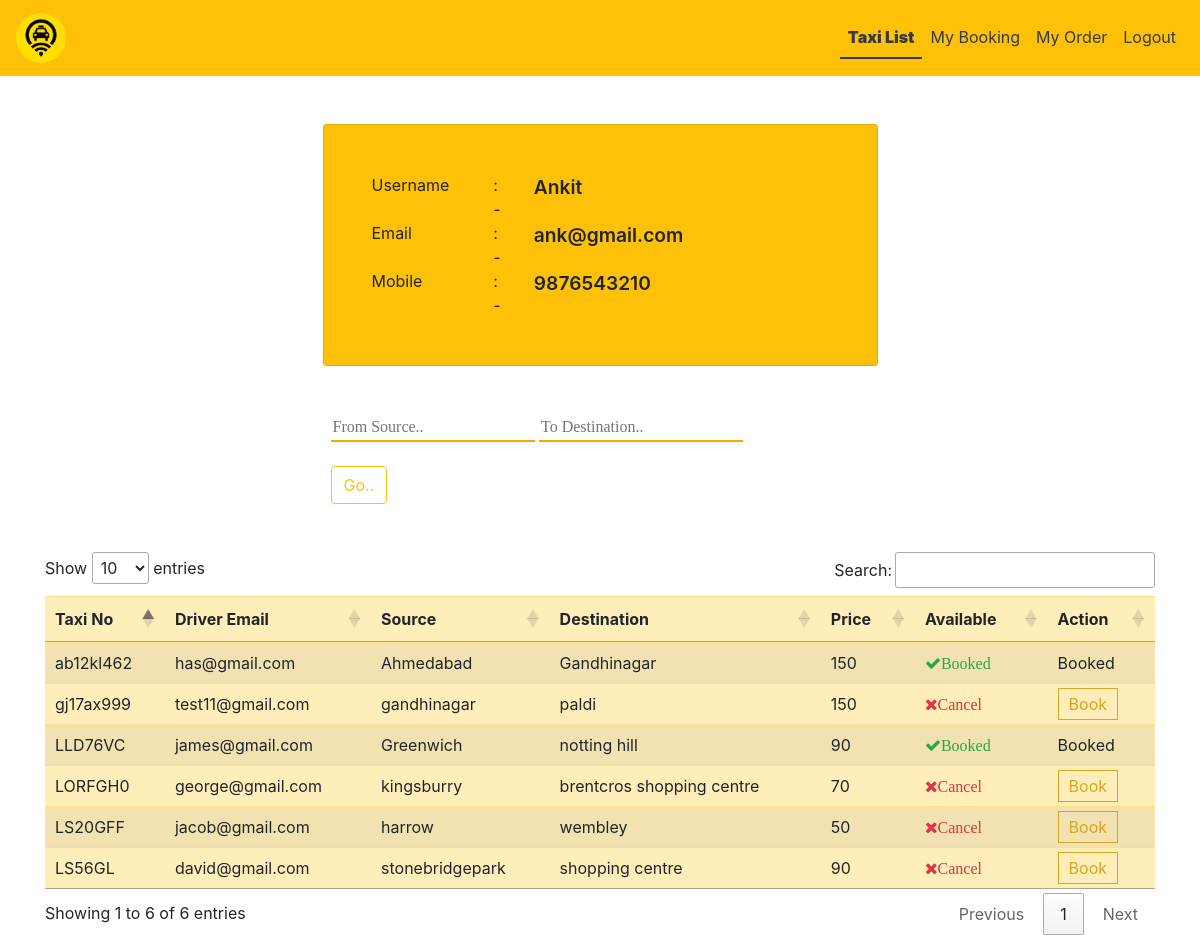
Screenshot of /search/ (signed in) with the database file from the repository.
### app1/models.py (models this page shows, shortened)
class Registeration(models.Model):
    name=models.CharField(max_length=30,null=True)
    mobile=models.CharField(max_length=30,null=True)
    email=models.EmailField()
    password=models.CharField(max_length=30,null=True)
    city=models.CharField(max_length=40,null=True)
    country=models.CharField(max_length=40,null=True)
    pincode=models.CharField(max_length=30,null=True)
    def __str__(self) -> str:
        return self.email

class TaxiDetails(models.Model):
    taxi_no=models.CharField(max_length=15,null=True)
    driver=models.ForeignKey(DriverRegisteration,on_delete=models.CASCADE)
    source=models.CharField(max_length=40,null=True)
    destination=models.CharField(max_length=40,null=True)
    price=models.IntegerField(null=True)
    is_booked=models.BooleanField(default=False)
    is_accepted=models.BooleanField(default=False)

class DriverRegisteration(models.Model):
    name=models.CharField(max_length=30,null=True)
    mobile=models.CharField(max_length=30,null=True)
    email=models.EmailField()
    password=models.CharField(max_length=30,null=True)
    badge_number=models.CharField(max_length=20,unique=True,null=True)
    def __str__(self) -> str:
        return self.email

### app1/views.py (the view, shortened to what this page needs)
# urls.py: path('search/',search,name='search'),
def search(request):
    if 'email1' in request.session:
        user=Registeration.objects.get(email=request.session['email1'])
        print(user)
        med = TaxiDetails.objects.all()
        data = {
            'med':med,
            'user':user
        }
        return render(request,'sear.html',data)
    else:
        return redirect('signin')

### app1/templates/sear.html (shortened to what this page needs)
{% load static %}
<!DOCTYPE html>
<html lang="en">
  <head>
    <link
      rel="stylesheet"
      href="https://cdn.jsdelivr.net/npm/bootstrap@4.6.2/dist/css/bootstrap.min.css" />
    <link
      rel="stylesheet"
      href="https://cdnjs.cloudflare.com/ajax/libs/font-awesome/4.7.0/css/font-awesome.min.css" />
    <link
      rel="stylesheet"
      href="https://cdn.datatables.net/1.13.1/css/jquery.dataTables.min.css" />
  </head>
  <body>
    <nav class="navbar navbar-expand-md bg-warning navbar-light">
      <a class="navbar-brand text-dark" href="/search/"
        ><img
          src="{% static  'img/logo.png'%}"
          style="border-radius: 50%; height: 50px; width: 50px"
      /></a>
      <div class="collapse navbar-collapse" id="collapsibleNavbar">
        <ul class="navbar-nav ml-auto">
          <li class="nav-item">
            <a class="nav-link text-dark" id="active" href="/search/"
              >Taxi List</a
            >
          </li>
          <li class="nav-item">
            <a class="nav-link text-dark" href="/getbookingdetails/">My Booking</a>
          </li>
          <li class="nav-item">
            <a class="nav-link text-dark" href="/myorder/">My Order</a>
          </li>
          {% if 'email1' in request.session %}
          <li class="nav-item">
            <a class="nav-link text-dark" href="/logout/">Logout</a>
          </li>
          {% elif 'email' in request.session %}
          <li class="nav-item">
            <a class="nav-link text-dark" href="/driverlogout/">Logout</a>
          </li>
          {% else %}
          <li class="nav-item">
            <a class="nav-link text-dark" href="/logout/">Login</a>
          </li>
          {% endif %}
        </ul>
      </div>
    </nav>
    <div class="container mt-5">
      <div class="card col-md-6 m-auto p-5 bg-warning">
        {% if 'email' in request.session %}
        <div class="row">
          <div class="col-md-3">Username</div>
          <div class="col-md-1">:-</div>
          <div class="col-md-8 display">{{ user.name }}</div>
        </div>
        <div class="row">
          <div class="col-md-3">Email</div>
          <div class="col-md-1">:-</div>
          <div class="col-md-8 display">{{user.email }}</div>
        </div>
        <div class="row">
          <div class="col-md-3">Mobile</div>
          <div class="col-md-1">:-</div>
          <div class="col-md-8 display">{{ user.mobile }}</div>
        </div>
        {% else %}
        <div></div>
        {% endif %}
      </div>
      <div class="card col-md-6 pt-5 pb-5 m-auto border-0 p-2">
        <form method="post">
          <input
            type="text"
            placeholder="From Source.."
            class="inputclass"
            name="source" />
          <input
            type="text"
            placeholder="To Destination.."
            class="inputclass"
            name="destination" />
            <br>
            <br>
          <button type="submit" class="btn btn-outline-warning">Go..</button>
        </form>
      </div>
      <table class="table table-warning table-striped" id="myTable">
        <thead>
          <th>Taxi No</th>
          <th>Driver Email</th>
          <th>Source</th>
          <th>Destination</th>
          <th>Price</th>
          <th>Available</th>
          <th>Action</th>
        </thead>
        <tbody>
          {% for i in med %}
          <tr>
            <td>{{ i.taxi_no }}</td>
            <td>{{ i.driver }}</td>
            <td>{{ i.source }}</td>
            <td>{{ i.destination }}</td>
            <td>{{ i.price }}</td>
            <td>
              {% if i.is_booked == True %}
              <i class="fa fa-check fa-fw text-success">Booked</i>
              <td>Booked</td>
              {% else %}
              <i class="fa fa-close fa-fw text-danger">Cancel</i>
              <td>
                <a class="aclass" href="/taxibookingdetails/{{ i.id }}">Book</a>
              </td>
              {% endif %}
            </td>
          </tr>
          {% endfor %}
        </tbody>
      </table>
    </div>
  </body>
</html>

### app1/templates/sear.html (style rules this page uses)
#active { font-weight: 900; border-bottom: 2px solid; }
.display { font-size: larger; font-weight: 600; }
input[type="text"] { border: 0px; font-family: cursive; border-bottom: 2px solid orange; }
.aclass { color: goldenrod; border: 1px solid goldenrod; padding: 5px 10px 5px 10px; }

### rows the page displays
Registeration: name "Ankit", email "ank@gmail.com", mobile "9876543210"
TaxiDetails: taxi_no "LS20GFF", driver "jacob@gmail.com", source "harrow", destination "wembley", price "50"
TaxiDetails: taxi_no "LORFGH0", driver "george@gmail.com", source "kingsburry", destination "brentcros shopping centre", price "70"
TaxiDetails: taxi_no "LS56GL", driver "david@gmail.com", source "stonebridgepark", destination "shopping centre", price "90"
TaxiDetails: taxi_no "LLD76VC", driver "james@gmail.com", source "Greenwich", destination "notting hill", price "90", is_booked "Booked"
TaxiDetails: taxi_no "ab12kl462", driver "has@gmail.com", source "Ahmedabad", destination "Gandhinagar", price "150", is_booked "Booked"
TaxiDetails: taxi_no "gj17ax999", driver "test11@gmail.com", source "gandhinagar", destination "paldi", price "150"
